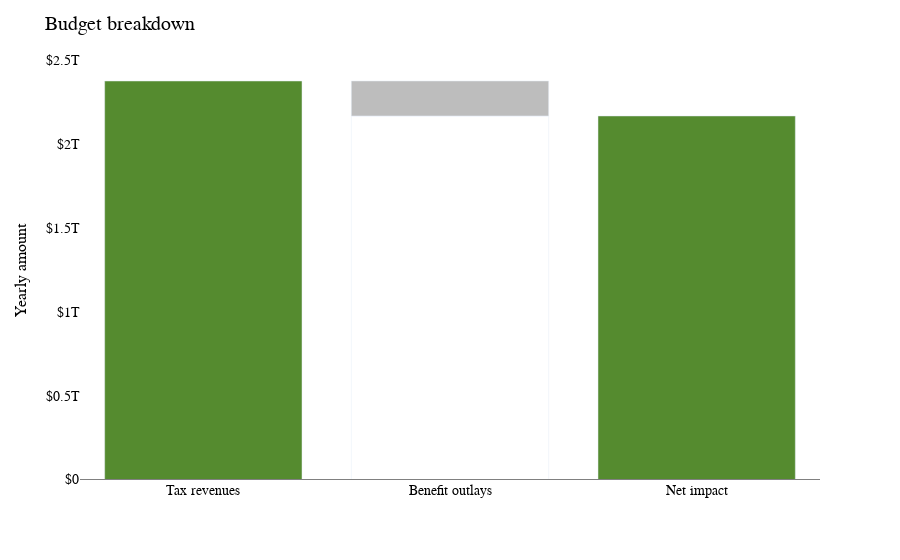

The code cell stored with this chart in its notebook:
### Code cell
plotly_json_to_fig(charts["waterfall_chart"])

### Figure 1 — Plotly figure (JSON) as saved in the notebook; plotly's stock layout.template omitted (floating-point values rounded to 4 significant figures)
{"data": [{"alignmentgroup": "True", "customdata": [["Benefit outlays would rise by $208.7bn"]], "hovertemplate": "%{customdata[0]}<extra></extra>", "legendgroup": "blank", "marker": {"color": "#FFF", "pattern": {"shape": ""}}, "name": "blank", "offsetgroup": "blank", "orientation": "v", "showlegend": true, "textposition": "auto", "type": "bar", "x": ["Benefit outlays"], "xaxis": "x", "y": [2169000000000.0], "yaxis": "y"}, {"alignmentgroup": "True", "customdata": [["Benefit outlays would rise by $208.7bn"]], "hovertemplate": "%{customdata[0]}<extra></extra>", "legendgroup": "negative", "marker": {"color": "#BDBDBD", "pattern": {"shape": ""}}, "name": "negative", "offsetgroup": "negative", "orientation": "v", "showlegend": true, "textposition": "auto", "type": "bar", "x": ["Benefit outlays"], "xaxis": "x", "y": [208700000000.0], "yaxis": "y"}, {"alignmentgroup": "True", "customdata": [["Tax revenues would rise by $2.38tr"], ["Tax revenues would rise by $2.38tr"], ["Reform produces $2.17tr net surplus"], ["Reform produces $2.17tr net surplus"]], "hovertemplate": "%{customdata[0]}<extra></extra>", "legendgroup": "positive", "marker": {"color": "#558B2F", "pattern": {"shape": ""}}, "name": "positive", "offsetgroup": "positive", "orientation": "v", "showlegend": true, "textposition": "auto", "type": "bar", "x": ["Tax revenues", "Tax revenues", "Net impact", "Net impact"], "xaxis": "x", "y": [0, 2377000000000.0, 0, 2169000000000.0], "yaxis": "y"}], "layout": {"barmode": "relative", "font": {"color": "Black", "family": "Ubuntu"}, "hoverlabel": {"align": "right", "font": {"family": "Ubuntu"}}, "legend": {"title": {"text": "color"}, "tracegroupgap": 0}, "margin": {"t": 60}, "paper_bgcolor": "white", "plot_bgcolor": "white", "shapes": [{"line": {"color": "grey", "width": 1}, "type": "line", "x0": 0, "x1": 1, "xref": "paper", "y0": 0, "y1": 0, "yref": "y"}], "showlegend": false, "title": {"font": {"size": 20}, "text": "Budget breakdown"}, "xaxis": {"anchor": "y", "categoryarray": ["Tax revenues", "Benefit outlays", "Net impact"], "categoryorder": "array", "domain": [0, 1], "tickfont": {"size": 14}, "title": {"font": {"color": "black", "size": 16}}}, "yaxis": {"anchor": "x", "domain": [0, 1], "tickfont": {"size": 14}, "tickprefix": "$", "title": {"font": {"color": "black", "size": 16}, "text": "Yearly amount"}}}}
